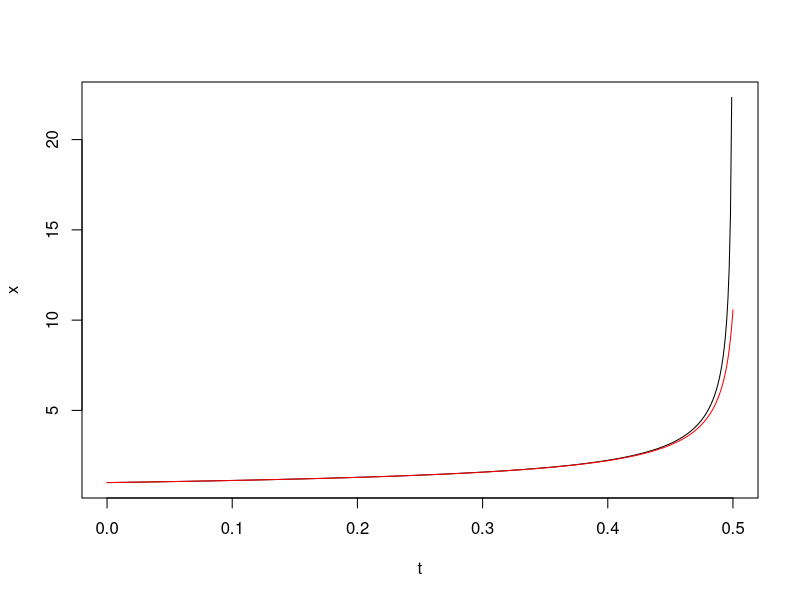

This figure's R source:
h = .001
t2 = 1/2
n = t2 / h

t = seq(0, t2, length.out=n)

x = sqrt(1/(1-2*t))

plot(t,x, type='l')

x1 = 1

x = rep(0,n)
x[1] = x1

for (i in 2:n){
  x2 = x1 + h * x1^3
  x1 = x2
  x[i] = x1
}

points(t,x, type='l', col='red')

tao1 = .07
tao2 = .3

n2 = tao2 / h
n1 = tao1 / h

print(c(n1, n2))
  
